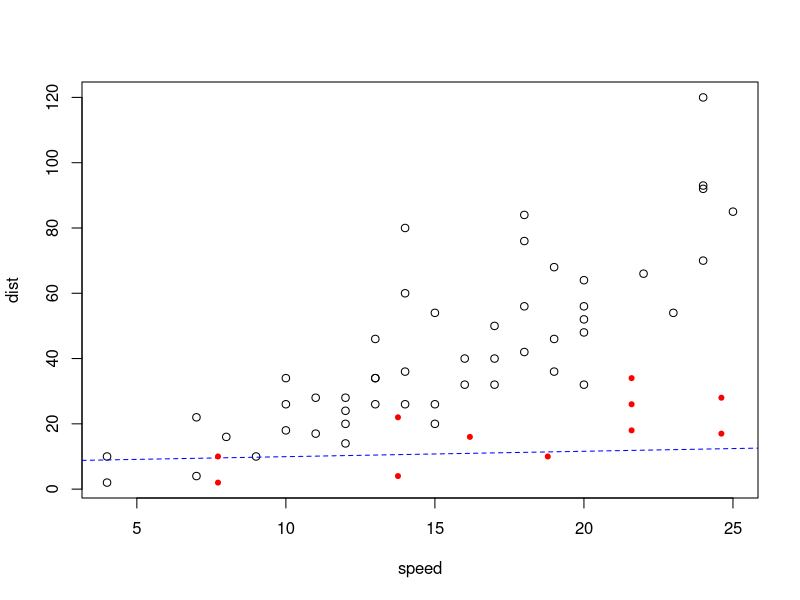

Here is the R script that generated this plot:
data(cars)
str(cars)
View(cars)
cars.lm=lm(speed~dist,data=cars)
cars.lm
summary(cars.lm)
names(cars.lm)
coef(cars.lm)
confint(cars.lm)
confint(cars.lm,level = 0.9,parm = c("speed",'dist'))
fitted(cars.lm)
resid(cars.lm)
plot(dist~speed,data=cars)
abline(cars.lm,col="blue",pch=20,lty=2)
carsfit=lm(dist~poly(speed,2),data=cars)
points(dist~fitted(carsfit),col="red",pch=20,data=cars)


